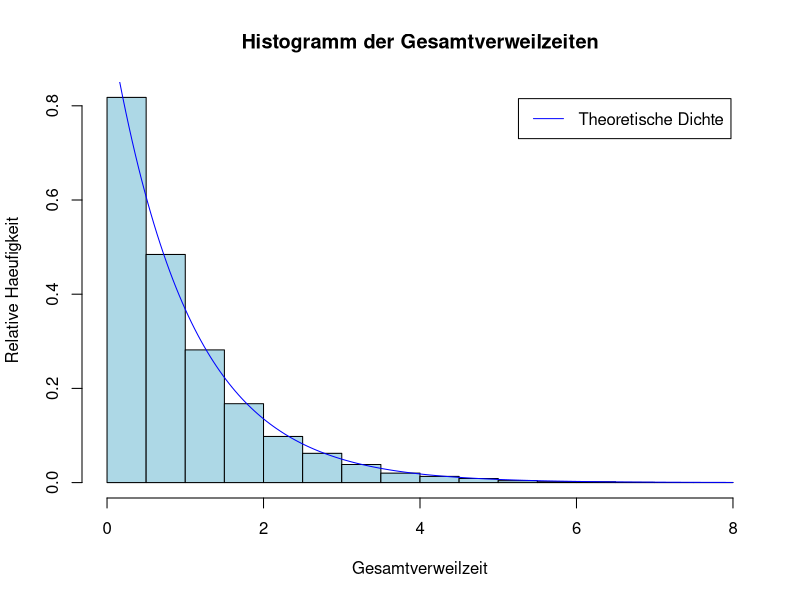
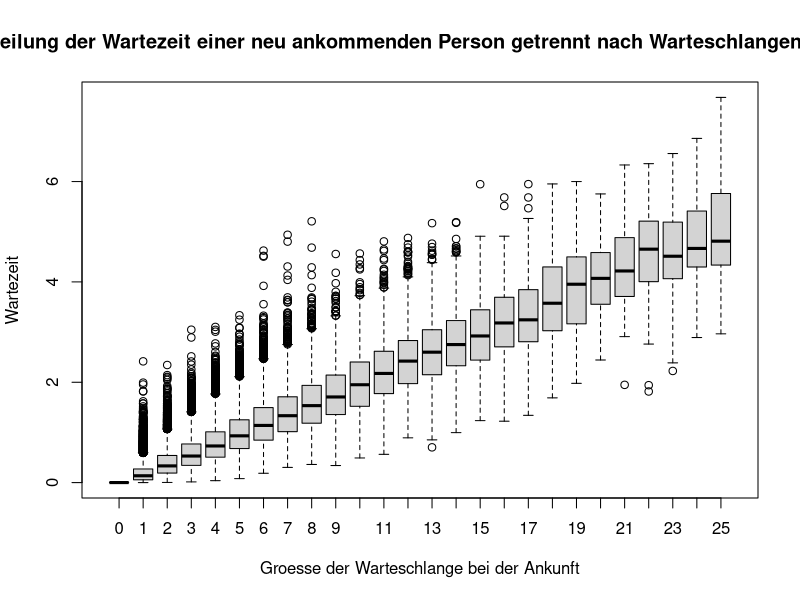
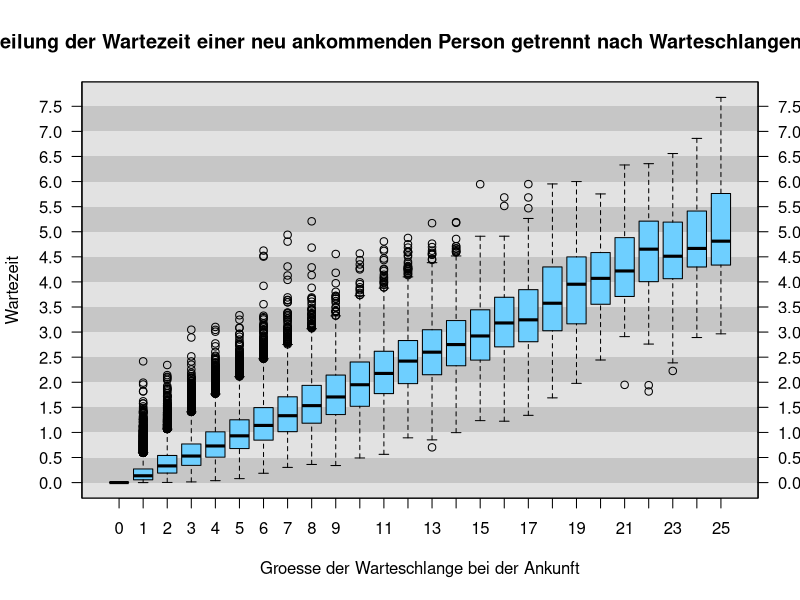

Source code (R) for these figures, in order:
### ---------------------------------------------------------------------
### Warteschlangensimulation
### --------------------------------------------------------------------- 


# Zu Beginn ausfuehren, um zu testen, ob der Code einwandfrei durchlaeuft
rm(list = ls())


### --------------------------------------------------------------------- 
### 1) Simulation der Warteschlange
### --------------------------------------------------------------------- 


### 1a) Funktion schreiben

# Hier hat es einige Kriterien gegeben:
# 1.) Die Formeln in der Angabe moegen zu einer exzessiven Benuetung der
#     for-Schleife verleiten. Unsere Aufgabe in der Simulation ist es, 
#     bessere Wege zu finden ;-)
# 2.) Wenn wir for-Schleifen verwenden, dann UNBEDINGT auf die Initialisierung
#     achten.

warteschlange <- function(n, lambda, mu) {
  # Simuliert die Warteschlange n Mal und gibt ein Data.frame zurueck mit
  #   T ... Die Ankunftszeiten
  #   w ... Wartezeiten
  #   x ... Bedienzeiten
  #   z ... Zeiten im System
  #   V ... Zeitpunkte des Verlassens des Systems
  # Parameter:
  # n ........ Anzahl der simulierten Personen
  # lambda ... Ankunftsrate: Wie viele Kunden kommen im Mittel pro
  #            Zeiteinheit ins System?
  # mu ....... Bedienrate: Wie viele Kunden koennen im Mittel pro
  #            Zeiteinheit (hoechstens) bedient werden?
  # Es muss mu > lambda gelten.

  # Pruefe, ob mu > lambda ist.
  if (mu <= lambda) {
    stop("Die Bedienrate mu muss groesser als die Ankunftsrate lambda sein!")
  }

  # Die Zwischenankunftszeiten und die Bedienzeiten koennen vektorwertig
  # simuliert werden! t[1] = 0, da der 1. Kunde sofort kommt.
  t <- c(0, rexp(n-1, rate = lambda))
  x <- rexp(n, rate = mu)

  # Daraus berechnen wir die Ankunftszeiten T
  T <- cumsum(t)

  # Berechnung der Wartezeiten w
  # Hier NICHT mit
  # w <- NULL
  # initialisieren, der Laufzeitunterschied ist enorm!
  # Ein anschauliches Beispiel, was das f?r R heisst:
  # Ihr habt 10 Buecher gekauft und wollt diese in ein Buecherregal stellen.
  # Das Buecherregal ist noch nicht vorhanden und muss noch gekauft werden.
  # Fall NULL: Ihr packt das erste Buch aus, fahrt in ein Moebelhaus und 
  #            kauft ein Regal, in das genau ein Buch passt. Zuhause
  #            angekommen, stellt ihr enttaeuscht fest, dass das naechste
  #            Buch nicht mehr hineinpasst. Folglich macht ihr euch erneut
  #            auf den Weg und erwerbt ein Regal fuer genau zwei Buecher.
  #            Wieder die Ernuechterung, das dritte Buch passt nicht hinein.
  #            Ihr macht euch erneut auf den Weg, um - richtig - ein Regal
  #            fuer 3 Buecher zu kaufen...
  # FALL numeric(n): Ihr kauft gleich ein Regal, in das alle Buecher hinein-
  #            passen.
  w <- numeric(n)

  # Alternativ die flexible Funktion vector() verwenden, die auch fuer
  # die Initialisierung von Listen verwendet werden kann.
  # w <- vector(mode = "numeric", length = n)

  # Der erste Kunde wird sofort bedient, danach for-Schleife.
  w[1] <- 0

  for (i in 2:n) {
    w[i] <- max(0, T[i-1] + w[i-1] + x[i-1] - T[i])
  }

  # Gesamtzeiten im System und Austrittszeitpunkte
  # Vektorwertige Berechnung moeglich!
  z <- w + x
  V <- T + z

  # Rueckgabe
  return(data.frame(T = T, w = w, x = x, z = z, V = V))
}


### 1b) Simulation

# Seed festlegen zwecks Reproduzierbarkeit
set.seed(10)

# Parameter festlegen
n <- 100000
lambda <- 4
mu <- 5

# Daten simulieren
queue1 <- warteschlange(n, lambda, mu)

# Daten geeignet abspeichern
file <- "C:/Users/Daniel/Desktop/Lehre_Univie/Statistisches Programmieren/WS_2022/Abschlussbeispiele/queue.csv"
# write.table(queue1, file = file, sep = ";", row.names = FALSE, quote = FALSE)



### --------------------------------------------------------------------- 
### 2) Diverse Berechnungen
### --------------------------------------------------------------------- 

### 2a) Auslastung

# Schaetzung: Summe der Bedienzeiten dividiert durch die Gesamtzeit.
rho.estimate <- sum(queue1$x) / queue1$V[nrow(queue1)]
rho.estimate

# Theoretische Auslastung
rho <- lambda / mu
rho

# Bemerkung: Da queue1$V aufsteigend sortiert ist, k?nnen wir mit 
# queue1$V[nrow(queue1)] die Gesamtzeit ermitteln. max(queue1$V) ist auch
# moeglich, wenngleich einen Tick weniger effizient.


### 2b) Histogramm mit den Gesamtverweilzeiten

# Histogramm zeichnen. freq = FALSE oder probability = TRUE bedeutet, dass
# relative Haeufigkeiten gezeichnet werden. hist() gibt uns nuetliche
# Berechnungen zurueck :-)
h <- hist(queue1$z, freq = FALSE, col = "lightblue",
  main = "Histogramm der Gesamtverweilzeiten",
  xlab = "Gesamtverweilzeit", ylab = "Relative Haeufigkeit")

# Theoretische Dichte einzeichnen
xx <- seq(0, h$breaks[length(h$breaks)], length = 201)
yy <- dexp(xx, rate = mu * (1-rho))
lines(xx, yy, col = "blue")

# Legende ist immer gut ;-)
legend("topright", legend = "Theoretische Dichte", lwd = 1, col = "blue",
  inset = 0.04)

# Bemerkung zur Farbwahl: Fuer die Balken bitte dezente Farben verwenden ;-)


### 2c) Warteschlangenlaenge pro Person

### Variante 1: "Brachiale" for-Schleife

# Erste (ineffiziente) Variante. Person i kommt zum Zeitpunkt T[i] im
# System an. Alle Personen, die vor dieser Person gekommen sind (= Personen
# 1 bis i-1) und erst nach der Ankunft dieser Person das System verlassen
# haben (also V > T[i]) zaehlen zur Warteschlange.

# Sehr langsam! Mit ESC kann der Code abgebrochen werden.
L <- rep(0, n)
for (i in 2:n) {
  L[i] <- sum(queue1$T[i] < queue1$V[1:(i-1)])
}
head(L, 100)
summary(L)

# Das Problem ist, dass wir in jeder Iteration immer von der ersten Person
# beginnen zu zaehlen und daher der Vektor queue1$V[1:(i-1)] sehr lange
# werden kann (viel unnoetiger Ballast).


### Variante 2: Effizientere for-Schleife

# Jetzt zur effizienteren Variante. Die Daten sind sortiert. Folgende
# Idee: Angenommen, wir kennen die Warteschlangenlaenge, sobald Person i-1
# ins System kommt. Bezeichne diese mit L[i-1]. Dann wissen wir, dass die
# Warteschlangenlaenge fuer die i. Person hoechstens L[i-1]+1 betragen
# kann. Wir brauchen also nicht den gesamten Vektor V durchzugehen, sondern
# es genuegt fuer die i. Person, den Bereich von (i-1)-L[i-1] bis (i-1)
# zu betrachten. Dadurch sparen wir enorm viel Zeit!

# Ein weiterer Effizienztrick: Im Gegensatz zu vielen Programmiersprachen
# gibt es in R keine Referenzen. Beim Zugriff queue1$V wird (schlimmstenfalls)
# eine Kopie des Vektors erstellt, und zwar 100000 Mal. Das ersparen wir uns,
# indem wir den Inhalt vor der Schleife kopieren.

L <- rep(0, n)
V <- queue1$V
T <- queue1$T

for (i in 2:n) {
  von <- (i-1) - L[i-1]
  bis <- (i-1)
  L[i] <- sum(V[von:bis] > T[i])
}

head(L, 100)
summary(L)


### Variante 3: Mit einer while-Schleife die Warteschlangenlaenge bestimmen

# In dieser Variante bestimmen wir die Warteschlange der i. Person so, dass
# wir der Reihe nach die Personen i-1, i-2, i-3, ... , i-j betrachten, und
# zwar so lange, bis die i-j. Person erstmals vor Person i gegangen ist.

L <- rep(0, n)
V <- queue1$V
T <- queue1$T

for(i in 2:n) {
    # j beschreibt die aktuelle Schlangenlaenge (inklusive dem aktuellen
    # Kunden) und wird laufend hochgezaehlt in der unten folgenden
    # while-Schleife.
    j <- 1

    # Jede Person, die nach der i. Person geht, zaehlt zur Schlange.
    # Solange also die i. Person frueher ins System kommt, wie die j.
    # Person das System verlaesst, wird die Schleife durchlaufen.
    while(T[i] < V[i-j]) {
        j <- j + 1

        # Wenn dir die erste Person erreichen (kommt zu beginn vor), dann
        # jedenfalls abbrechen.
        if (i-j <= 0) {
          break()
        }
    }

    # Warteschlangenlaenge zuweisen (j ist inklusive der i. Person, diese
    # muss weggerechnet werden).
    L[i] <- j - 1
}

head(L, 100)
summary(L)

# Kopiere die Daten und haenge die Warteschlangenlaengen an.
queue2 <- queue1
queue2$L <- L


### RData-Objekt erstellen
file <- "C:/Users/Daniel/Desktop/Lehre_Univie/Statistisches Programmieren/WS_2022/Abschlussbeispiele/Warteschlange.RData"
# save(queue1, queue2, file = file)



### --------------------------------------------------------------------- 
### 3) Wartezeiten und Warteschlangenlaengen
### --------------------------------------------------------------------- 

### 3a) Faktor mit NAs

# Eine Haeufigkeitstabelle bietet sich an:
L.tab <- table(queue2$L)
L.tab

# Suche jene Groesse, die erstmals seltener als 50 Mal vorkommt.
# Beachte: Klarerweise wird keine Zahl ausgelassen!
L.index <- as.numeric(names(L.tab)[L.tab < 50])[1]
L.index

# Setze all jene Werte auf NA, die >= L.index sind und erstelle einen Faktor.
L.faktor <- ifelse(queue2$L < L.index, queue2$L, NA)
L.faktor <- factor(L.faktor)

# Anmerkung: In factor() werden die Kategorien standardmaessig sortiert.
# In diesem Fall haben wir numerische Werte, das heisst, dass die Zahlen
# aufsteigend sortiert sind (was erwuenscht ist).


### 3b) Visualisierung

# Hier bietet sich zB ein Boxplot an.

# Neues Device oeffnen und Breite vergroessern
dev.new(width = 16)

main1 <- "Verteilung der Wartezeit einer neu ankommenden Person"
main2 <- "getrennt nach Warteschlangengroesse"
main <- paste(main1, main2)

plot(L.faktor, queue2$w, main = main, ylab = "Wartezeit", xlab = 
  "Groesse der Warteschlange bei der Ankunft")
# Auch moeglich:
# plot(queue$w ~ L.faktor, ...)

# Die Grafik kann noch verschoenert werden (siehe gleich).


### 3c)

# Wir kommen ins System an und erkennen, wie lange die Schlange ist.
# Wir suchen jene Wartezeit, die mit 90%iger Wahrscheinlichkeit nicht
# unterschritten wird. Also jene Zeit, die wir mit 90%iger Wahrscheinlich-
# kein mindestens warten muessen. Wir suchen also das 10%-Quantil. 

res10 <- tapply(queue2$w, L.faktor, quantile, prob = 0.1)
round(res10, 2)

# ZB Gegeben, dass 20 Personen vor uns in der Schlange stehen, so wartet
# man in 90% der Faelle mind. 3.06 Zeiteinheiten bis zur Bedienung.


### Grafiktipps zu 3b) - Oder besser: Pimp your boxplot

dev.new(width = 16)
plot(queue2$w ~ L.faktor, main = main, ylab = "Wartezeit", xlab = 
  "Groesse der Warteschlange bei der Ankunft", yaxt = "n")

# Jetzt ein Code, der fast unkommentiert bleibt, aber euch inspirieren kann,
# tiefer einzutauchen ;-)

xx <- extendrange(par()$usr[1:2], f = 1/20)
yy <- pretty(extendrange(par()$usr[3:4], f = 1/20), n = 30)

col <- hcl(120, 0, c(80, 90))

for (i in 2:length(yy)) {
  rect(xx[1], yy[i-1], xx[2], yy[i], col = col[(i %% 2) + 1], b = NA)
}


plot(queue2$w ~ L.faktor, main = main, ylab = "Wartezeit", xlab = 
  "Groesse der Warteschlange bei der Ankunft", add = TRUE, axes = FALSE,
  col = hcl(240, 80, 80))

box()
axis(2, at = yy, las = 1)
axis(4, at = yy, las = 1)


